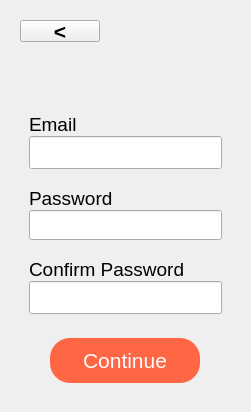
      <widget class="QWidget" name="customerRegisterPage">
       <layout class="QVBoxLayout" name="verticalLayout_34">
        <item alignment="Qt::AlignLeft">
         <widget class="QFrame" name="frame_11">
          <property name="minimumSize">
           <size>
            <width>0</width>
            <height>40</height>
           </size>
          </property>
          <property name="maximumSize">
           <size>
            <width>16777215</width>
            <height>40</height>
           </size>
          </property>
          <property name="frameShape">
           <enum>QFrame::NoFrame</enum>
          </property>
          <property name="frameShadow">
           <enum>QFrame::Raised</enum>
          </property>
          <layout class="QVBoxLayout" name="verticalLayout_25">
           <item>
            <widget class="QPushButton" name="RegisterBack_pushButton_2">
             <property name="font">
              <font>
               <family>Helvetica</family>
               <pointsize>16</pointsize>
               <weight>75</weight>
               <bold>true</bold>
              </font>
             </property>
             <property name="styleSheet">
              <string notr="true">QPushButton {
	border:0xp;
}

QPushButton:hover {
	color: rgb(76, 175, 255);
}

QPushButton:pressed {
	color: rgb(50, 138, 224);
}</string>
             </property>
             <property name="text">
              <string>&lt;</string>
             </property>
            </widget>
           </item>
          </layout>
         </widget>
        </item>
        <item>
         <widget class="QFrame" name="frame_23">
          <property name="frameShape">
           <enum>QFrame::NoFrame</enum>
          </property>
          <property name="frameShadow">
           <enum>QFrame::Raised</enum>
          </property>
          <layout class="QVBoxLayout" name="verticalLayout_26" stretch="1,10,2">
           <item alignment="Qt::AlignHCenter">
            <widget class="QFrame" name="frame_24">
             <property name="frameShape">
              <enum>QFrame::NoFrame</enum>
             </property>
             <property name="frameShadow">
              <enum>QFrame::Raised</enum>
             </property>
             <layout class="QVBoxLayout" name="verticalLayout_27">
              <item>
               <widget class="QLabel" name="label_13">
                <property name="maximumSize">
                 <size>
                  <width>140</width>
                  <height>35</height>
                 </size>
                </property>
                <property name="text">
                 <string/>
                </property>
                <property name="pixmap">
                 <pixmap>OnlineComputerStore-randy_dev/Resources/Icons/XPACE_LOGO.png</pixmap>
                </property>
                <property name="scaledContents">
                 <bool>true</bool>
                </property>
               </widget>
              </item>
             </layout>
            </widget>
           </item>
           <item>
            <widget class="QFrame" name="frame_25">
             <property name="font">
              <font>
               <pointsize>16</pointsize>
              </font>
             </property>
             <property name="frameShape">
              <enum>QFrame::NoFrame</enum>
             </property>
             <property name="frameShadow">
              <enum>QFrame::Raised</enum>
             </property>
             <layout class="QVBoxLayout" name="verticalLayout_28">
              <property name="spacing">
               <number>0</number>
              </property>
              <property name="leftMargin">
               <number>0</number>
              </property>
              <property name="topMargin">
               <number>0</number>
              </property>
              <property name="rightMargin">
               <number>0</number>
              </property>
              <property name="bottomMargin">
               <number>0</number>
              </property>
              <item>
               <widget class="QFrame" name="frame_26">
                <property name="frameShape">
                 <enum>QFrame::NoFrame</enum>
                </property>
                <property name="frameShadow">
                 <enum>QFrame::Raised</enum>
                </property>
                <layout class="QVBoxLayout" name="verticalLayout_29">
                 <property name="spacing">
                  <number>0</number>
                 </property>
                 <item>
                  <widget class="QLabel" name="label_14">
                   <property name="font">
                    <font>
                     <family>Helvetica</family>
                     <pointsize>14</pointsize>
                    </font>
                   </property>
                   <property name="text">
                    <string>Email</string>
                   </property>
                  </widget>
                 </item>
                 <item>
                  <widget class="QLineEdit" name="customerEmail_lineEdit">
                   <property name="minimumSize">
                    <size>
                     <width>0</width>
                     <height>30</height>
                    </size>
                   </property>
                   <property name="font">
                    <font>
                     <family>Helvetica</family>
                    </font>
                   </property>
                  </widget>
                 </item>
                </layout>
               </widget>
              </item>
              <item>
               <widget class="QFrame" name="frame_27">
                <property name="frameShape">
                 <enum>QFrame::NoFrame</enum>
                </property>
                <property name="frameShadow">
                 <enum>QFrame::Raised</enum>
                </property>
                <layout class="QVBoxLayout" name="verticalLayout_30">
                 <property name="spacing">
                  <number>0</number>
                 </property>
                 <item>
                  <widget class="QLabel" name="label_15">
                   <property name="font">
                    <font>
                     <family>Helvetica</family>
                     <pointsize>14</pointsize>
                    </font>
                   </property>
                   <property name="text">
                    <string>Password</string>
                   </property>
                  </widget>
                 </item>
                 <item>
                  <widget class="QLineEdit" name="CustomerPassword_lineEdit">
                   <property name="minimumSize">
                    <size>
                     <width>0</width>
                     <height>30</height>
                    </size>
                   </property>
                   <property name="font">
                    <font>
                     <family>Helvetica</family>
                     <pointsize>13</pointsize>
                    </font>
                   </property>
                   <property name="echoMode">
                    <enum>QLineEdit::Password</enum>
                   </property>
                  </widget>
                 </item>
                </layout>
               </widget>
              </item>
              <item>
               <widget class="QFrame" name="frame_28">
                <property name="frameShape">
                 <enum>QFrame::NoFrame</enum>
                </property>
                <property name="frameShadow">
                 <enum>QFrame::Raised</enum>
                </property>
                <layout class="QVBoxLayout" name="verticalLayout_31">
                 <property name="spacing">
                  <number>0</number>
                 </property>
                 <item>
                  <widget class="QLabel" name="label_16">
                   <property name="font">
                    <font>
                     <family>Helvetica</family>
                     <pointsize>14</pointsize>
                    </font>
                   </property>
                   <property name="text">
                    <string>Confirm Password</string>
                   </property>
                  </widget>
                 </item>
                 <item>
                  <widget class="QLineEdit" name="CustomerConfirmPassword_lineEdit">
                   <property name="minimumSize">
                    <size>
                     <width>0</width>
                     <height>30</height>
                    </size>
                   </property>
                   <property name="font">
                    <font>
                     <family>Helvetica</family>
                    </font>
                   </property>
                   <property name="echoMode">
                    <enum>QLineEdit::Password</enum>
                   </property>
                  </widget>
                 </item>
                </layout>
               </widget>
              </item>
             </layout>
            </widget>
           </item>
           <item alignment="Qt::AlignHCenter">
            <widget class="QFrame" name="frame_30">
             <property name="frameShape">
              <enum>QFrame::NoFrame</enum>
             </property>
             <property name="frameShadow">
              <enum>QFrame::Raised</enum>
             </property>
             <layout class="QVBoxLayout" name="verticalLayout_33">
              <item>
               <widget class="QPushButton" name="customerContinueRegister_pushButton">
                <property name="minimumSize">
                 <size>
                  <width>150</width>
                  <height>45</height>
                 </size>
                </property>
                <property name="maximumSize">
                 <size>
                  <width>152</width>
                  <height>47</height>
                 </size>
                </property>
                <property name="font">
                 <font>
                  <family>Helvetica</family>
                  <pointsize>16</pointsize>
                 </font>
                </property>
                <property name="styleSheet">
                 <string notr="true">QPushButton {
	color: rgb(254, 253, 255);
	background-color: #FF6644;
	border-radius: 20px;
}

QPushButton:hover {
	background-color: rgb(255, 128, 88);
}

QPushButton:pressed {
	background-color: rgb(225, 91, 61);
}</string>
                </property>
                <property name="text">
                 <string>Continue</string>
                </property>
               </widget>
              </item>
             </layout>
            </widget>
           </item>
          </layout>
         </widget>
        </item>
       </layout>
      </widget>
